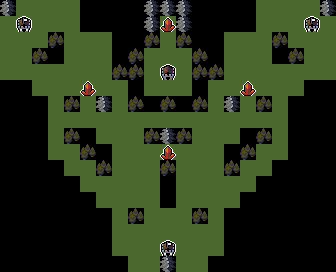

Tiled map render using the project's own tile images. Description and the whole map definition, tile-layer contents included, below:
An orthogonal 21x17 tile map with 16x16 px tiles, 3 tile layers (Tiles, Objects, Metadata).

<map version="1.10" tiledversion="1.10.0" orientation="orthogonal" renderorder="right-down" width="21" height="17" tilewidth="16" tileheight="16" infinite="0" nextlayerid="34" nextobjectid="102">
 <editorsettings>
  <export format="MUD Templates" />
 </editorsettings>
 <tileset firstgid="1" source="../../tilesets/map-maker-tileset.tsx" />
 <group id="17" name="Tiles" offsetx="2.84217e-14" offsety="0">
  <properties>
   <property name="entityLayer" type="bool" value="true" />
  </properties>
  <layer id="2" name="Tiles" width="21" height="17">
   <properties>
    <property name="prototypeLayer" type="bool" value="true" />
   </properties>
   <data encoding="csv">
3,1,1,1,1,0,0,0,0,3,3,3,0,0,0,0,1,1,1,1,3,
1,1,1,1,1,0,0,0,0,3,1,3,0,0,0,0,1,1,1,1,1,
1,1,1,2,1,1,1,0,0,2,1,2,0,0,1,1,1,2,1,1,1,
1,1,2,0,1,1,1,0,2,1,1,1,2,0,1,1,1,0,2,1,1,
1,1,1,1,1,1,1,2,2,1,1,1,2,2,1,1,1,1,1,1,1,
0,0,1,1,1,1,1,1,0,1,1,1,0,1,1,1,1,1,1,0,0,
0,0,0,1,2,1,3,1,2,0,2,0,2,1,3,1,2,1,0,0,0,
0,0,0,1,1,1,1,1,1,1,1,1,1,1,1,1,1,1,0,0,0,
0,0,0,1,2,0,1,1,1,2,3,2,1,1,1,0,2,1,0,0,0,
0,0,0,1,1,2,0,1,1,1,1,1,1,1,0,2,1,1,0,0,0,
0,0,0,0,1,1,2,1,1,1,2,1,1,1,2,1,1,0,0,0,0,
0,0,0,0,0,1,1,1,1,1,0,1,1,1,1,1,0,0,0,0,0,
0,0,0,0,0,0,1,1,1,1,0,1,1,1,1,0,0,0,0,0,0,
0,0,0,0,0,0,0,1,2,1,1,1,2,1,0,0,0,0,0,0,0,
0,0,0,0,0,0,0,1,1,1,1,1,1,1,0,0,0,0,0,0,0,
0,0,0,0,0,0,0,1,1,1,1,1,1,1,0,0,0,0,0,0,0,
0,0,0,0,0,0,0,0,1,1,3,1,1,0,0,0,0,0,0,0,0
</data>
  </layer>
 </group>
 <group id="15" name="Objects">
  <properties>
   <property name="entityLayer" type="bool" value="true" />
  </properties>
  <layer id="10" name="Objects" width="21" height="17">
   <properties>
    <property name="prototypeLayer" type="bool" value="true" />
   </properties>
   <data encoding="csv">
0,0,0,0,0,0,0,0,0,0,0,0,0,0,0,0,0,0,0,0,0,
0,10,0,0,0,0,0,0,0,0,14,0,0,0,0,0,0,0,0,10,0,
0,0,0,0,0,0,0,0,0,0,0,0,0,0,0,0,0,0,0,0,0,
0,0,0,0,0,0,0,0,0,0,0,0,0,0,0,0,0,0,0,0,0,
0,0,0,0,0,0,0,0,0,0,9,0,0,0,0,0,0,0,0,0,0,
0,0,0,0,0,14,0,0,0,0,0,0,0,0,0,14,0,0,0,0,0,
0,0,0,0,0,0,0,0,0,0,0,0,0,0,0,0,0,0,0,0,0,
0,0,0,0,0,0,0,0,0,0,0,0,0,0,0,0,0,0,0,0,0,
0,0,0,0,0,0,0,0,0,0,0,0,0,0,0,0,0,0,0,0,0,
0,0,0,0,0,0,0,0,0,0,14,0,0,0,0,0,0,0,0,0,0,
0,0,0,0,0,0,0,0,0,0,0,0,0,0,0,0,0,0,0,0,0,
0,0,0,0,0,0,0,0,0,0,0,0,0,0,0,0,0,0,0,0,0,
0,0,0,0,0,0,0,0,0,0,0,0,0,0,0,0,0,0,0,0,0,
0,0,0,0,0,0,0,0,0,0,0,0,0,0,0,0,0,0,0,0,0,
0,0,0,0,0,0,0,0,0,0,0,0,0,0,0,0,0,0,0,0,0,
0,0,0,0,0,0,0,0,0,0,10,0,0,0,0,0,0,0,0,0,0,
0,0,0,0,0,0,0,0,0,0,0,0,0,0,0,0,0,0,0,0,0
</data>
  </layer>
  <layer id="33" name="Metadata" width="21" height="17">
   <properties>
    <property name="prototypeLayer" type="bool" value="true" />
   </properties>
   <data encoding="csv">
0,0,0,0,0,0,0,0,0,0,0,0,0,0,0,0,0,0,0,0,0,
0,0,0,0,0,0,0,0,0,0,0,0,0,0,0,0,0,0,0,0,0,
0,0,0,0,0,0,0,0,0,0,0,0,0,0,0,0,0,0,0,0,0,
0,0,0,0,0,0,0,0,0,0,0,0,0,0,0,0,0,0,0,0,0,
0,0,0,0,0,0,0,0,0,0,0,0,0,0,0,0,0,0,0,0,0,
0,0,0,0,0,0,0,0,0,0,0,0,0,0,0,0,0,0,0,0,0,
0,0,0,0,0,0,0,0,0,0,0,0,0,0,0,0,0,0,0,0,0,
0,0,0,0,0,0,0,0,0,0,0,0,0,0,0,0,0,0,0,0,0,
0,0,0,0,0,0,0,0,0,0,0,0,0,0,0,0,0,0,0,0,0,
0,0,0,0,0,0,0,0,0,0,0,0,0,0,0,0,0,0,0,0,0,
0,0,0,0,0,0,0,0,0,0,0,0,0,0,0,0,0,0,0,0,0,
0,0,0,0,0,0,0,0,0,0,0,0,0,0,0,0,0,0,0,0,0,
0,0,0,0,0,0,0,0,0,0,0,0,0,0,0,0,0,0,0,0,0,
0,0,0,0,0,0,0,0,0,0,0,0,0,0,0,0,0,0,0,0,0,
0,0,0,0,0,0,0,0,0,0,0,0,0,0,0,0,0,0,0,0,0,
0,0,0,0,0,0,0,0,0,0,0,0,0,0,0,0,0,0,0,0,0,
0,0,0,0,0,0,0,0,0,0,0,0,0,0,0,0,0,0,0,0,0
</data>
  </layer>
  <objectgroup id="18" name="Portals" />
 </group>
</map>
